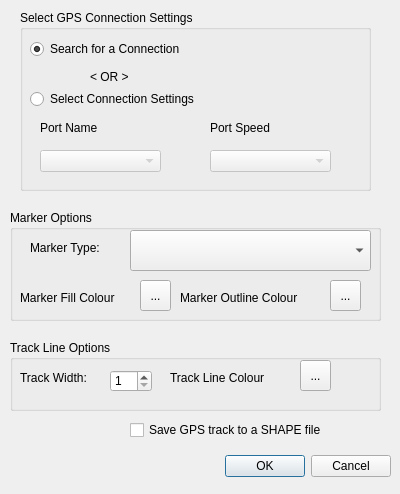
<ui version="4.0" >
 <class>Ui_gpsTrackerOptions</class>
 <widget class="QDialog" name="Ui_gpsTrackerOptions" >
  <property name="windowModality" >
   <enum>Qt::NonModal</enum>
  </property>
  <property name="geometry" >
   <rect>
    <x>0</x>
    <y>0</y>
    <width>400</width>
    <height>494</height>
   </rect>
  </property>
  <property name="windowTitle" >
   <string>Options For GPS Tracker</string>
  </property>
  <property name="windowIcon" >
   <iconset>
    <normaloff>../../../../.designer/backup/Satellite-22.png</normaloff>../../../../.designer/backup/Satellite-22.png</iconset>
  </property>
  <property name="styleSheet" >
   <string notr="true" >font: 11pt "Arial";</string>
  </property>
  <property name="modal" >
   <bool>true</bool>
  </property>
  <widget class="QGroupBox" name="groupMarker" >
   <property name="geometry" >
    <rect>
     <x>10</x>
     <y>210</y>
     <width>371</width>
     <height>111</height>
    </rect>
   </property>
   <property name="title" >
    <string>Marker Options</string>
   </property>
   <widget class="QLabel" name="label" >
    <property name="geometry" >
     <rect>
      <x>20</x>
      <y>30</y>
      <width>91</width>
      <height>16</height>
     </rect>
    </property>
    <property name="text" >
     <string>Marker Type:</string>
    </property>
   </widget>
   <widget class="QComboBox" name="cbxMarkerType" >
    <property name="geometry" >
     <rect>
      <x>120</x>
      <y>20</y>
      <width>241</width>
      <height>41</height>
     </rect>
    </property>
    <property name="toolTip" >
     <string>Select the type of marker to display the position</string>
    </property>
    <property name="statusTip" >
     <string>Select the type of marker to display the position</string>
    </property>
    <property name="maxCount" >
     <number>1</number>
    </property>
    <property name="minimumContentsLength" >
     <number>1</number>
    </property>
    <property name="modelColumn" >
     <number>0</number>
    </property>
   </widget>
   <widget class="QLabel" name="label_2" >
    <property name="geometry" >
     <rect>
      <x>10</x>
      <y>80</y>
      <width>121</width>
      <height>16</height>
     </rect>
    </property>
    <property name="text" >
     <string>Marker Fill Colour</string>
    </property>
   </widget>
   <widget class="QToolButton" name="btnMarkerFillColor" >
    <property name="geometry" >
     <rect>
      <x>130</x>
      <y>70</y>
      <width>31</width>
      <height>31</height>
     </rect>
    </property>
    <property name="palette" >
     <palette>
      <active>
       <colorrole role="Button" >
        <brush brushstyle="SolidPattern" >
         <color alpha="255" >
          <red>240</red>
          <green>240</green>
          <blue>240</blue>
         </color>
        </brush>
       </colorrole>
       <colorrole role="Base" >
        <brush brushstyle="SolidPattern" >
         <color alpha="255" >
          <red>255</red>
          <green>255</green>
          <blue>255</blue>
         </color>
        </brush>
       </colorrole>
       <colorrole role="Window" >
        <brush brushstyle="SolidPattern" >
         <color alpha="255" >
          <red>240</red>
          <green>240</green>
          <blue>240</blue>
         </color>
        </brush>
       </colorrole>
      </active>
      <inactive>
       <colorrole role="Button" >
        <brush brushstyle="SolidPattern" >
         <color alpha="255" >
          <red>240</red>
          <green>240</green>
          <blue>240</blue>
         </color>
        </brush>
       </colorrole>
       <colorrole role="Base" >
        <brush brushstyle="SolidPattern" >
         <color alpha="255" >
          <red>255</red>
          <green>255</green>
          <blue>255</blue>
         </color>
        </brush>
       </colorrole>
       <colorrole role="Window" >
        <brush brushstyle="SolidPattern" >
         <color alpha="255" >
          <red>240</red>
          <green>240</green>
          <blue>240</blue>
         </color>
        </brush>
       </colorrole>
      </inactive>
      <disabled>
       <colorrole role="Button" >
        <brush brushstyle="SolidPattern" >
         <color alpha="255" >
          <red>240</red>
          <green>240</green>
          <blue>240</blue>
         </color>
        </brush>
       </colorrole>
       <colorrole role="Base" >
        <brush brushstyle="SolidPattern" >
         <color alpha="255" >
          <red>240</red>
          <green>240</green>
          <blue>240</blue>
         </color>
        </brush>
       </colorrole>
       <colorrole role="Window" >
        <brush brushstyle="SolidPattern" >
         <color alpha="255" >
          <red>240</red>
          <green>240</green>
          <blue>240</blue>
         </color>
        </brush>
       </colorrole>
      </disabled>
     </palette>
    </property>
    <property name="text" >
     <string>...</string>
    </property>
    <property name="toolButtonStyle" >
     <enum>Qt::ToolButtonTextOnly</enum>
    </property>
   </widget>
   <widget class="QLabel" name="label_3" >
    <property name="geometry" >
     <rect>
      <x>170</x>
      <y>80</y>
      <width>151</width>
      <height>16</height>
     </rect>
    </property>
    <property name="text" >
     <string>Marker Outline Colour</string>
    </property>
   </widget>
   <widget class="QToolButton" name="btnMarkerOutlineColor" >
    <property name="geometry" >
     <rect>
      <x>320</x>
      <y>70</y>
      <width>31</width>
      <height>31</height>
     </rect>
    </property>
    <property name="text" >
     <string>...</string>
    </property>
   </widget>
  </widget>
  <widget class="QGroupBox" name="groupMarker_2" >
   <property name="geometry" >
    <rect>
     <x>10</x>
     <y>340</y>
     <width>371</width>
     <height>71</height>
    </rect>
   </property>
   <property name="title" >
    <string>Track Line Options</string>
   </property>
   <widget class="QLabel" name="label_4" >
    <property name="geometry" >
     <rect>
      <x>10</x>
      <y>30</y>
      <width>91</width>
      <height>16</height>
     </rect>
    </property>
    <property name="text" >
     <string>Track Width:</string>
    </property>
   </widget>
   <widget class="QLabel" name="label_5" >
    <property name="geometry" >
     <rect>
      <x>160</x>
      <y>30</y>
      <width>121</width>
      <height>16</height>
     </rect>
    </property>
    <property name="text" >
     <string>Track Line Colour</string>
    </property>
   </widget>
   <widget class="QToolButton" name="btnTrackLineColor" >
    <property name="geometry" >
     <rect>
      <x>290</x>
      <y>20</y>
      <width>31</width>
      <height>31</height>
     </rect>
    </property>
    <property name="text" >
     <string>...</string>
    </property>
   </widget>
   <widget class="QSpinBox" name="sbxTrackWidth" >
    <property name="geometry" >
     <rect>
      <x>100</x>
      <y>30</y>
      <width>42</width>
      <height>22</height>
     </rect>
    </property>
    <property name="minimum" >
     <number>1</number>
    </property>
    <property name="maximum" >
     <number>20</number>
    </property>
   </widget>
  </widget>
  <widget class="QDialogButtonBox" name="buttonBox" >
   <property name="geometry" >
    <rect>
     <x>50</x>
     <y>450</y>
     <width>341</width>
     <height>32</height>
    </rect>
   </property>
   <property name="orientation" >
    <enum>Qt::Horizontal</enum>
   </property>
   <property name="standardButtons" >
    <set>QDialogButtonBox::Cancel|QDialogButtonBox::Ok</set>
   </property>
  </widget>
  <widget class="QCheckBox" name="cbxSaveGPSTrack" >
   <property name="geometry" >
    <rect>
     <x>130</x>
     <y>420</y>
     <width>251</width>
     <height>20</height>
    </rect>
   </property>
   <property name="text" >
    <string>Save GPS track to a SHAPE file</string>
   </property>
  </widget>
  <widget class="QGroupBox" name="groupGPSSettings" >
   <property name="geometry" >
    <rect>
     <x>20</x>
     <y>10</y>
     <width>351</width>
     <height>181</height>
    </rect>
   </property>
   <property name="title" >
    <string>Select GPS Connection Settings</string>
   </property>
   <widget class="QRadioButton" name="rbtTryAll" >
    <property name="geometry" >
     <rect>
      <x>10</x>
      <y>30</y>
      <width>191</width>
      <height>18</height>
     </rect>
    </property>
    <property name="toolTip" >
     <string>Set this to try all ports and all speeds</string>
    </property>
    <property name="statusTip" >
     <string>Set this to try all ports and all speeds</string>
    </property>
    <property name="whatsThis" >
     <string>Forces the searching for the connection settings</string>
    </property>
    <property name="text" >
     <string>Search for a Connection</string>
    </property>
    <property name="checked" >
     <bool>true</bool>
    </property>
   </widget>
   <widget class="QRadioButton" name="rbtSetConnection" >
    <property name="geometry" >
     <rect>
      <x>10</x>
      <y>80</y>
      <width>211</width>
      <height>18</height>
     </rect>
    </property>
    <property name="toolTip" >
     <string>Select a serial port and port speed</string>
    </property>
    <property name="statusTip" >
     <string>Select a serial port and port speed</string>
    </property>
    <property name="text" >
     <string>Select Connection Settings</string>
    </property>
   </widget>
   <widget class="QLabel" name="label_6" >
    <property name="geometry" >
     <rect>
      <x>70</x>
      <y>60</y>
      <width>46</width>
      <height>14</height>
     </rect>
    </property>
    <property name="text" >
     <string>&lt; OR ></string>
    </property>
   </widget>
   <widget class="QLabel" name="label_7" >
    <property name="geometry" >
     <rect>
      <x>20</x>
      <y>110</y>
      <width>81</width>
      <height>16</height>
     </rect>
    </property>
    <property name="text" >
     <string>Port Name</string>
    </property>
   </widget>
   <widget class="QLabel" name="label_8" >
    <property name="geometry" >
     <rect>
      <x>190</x>
      <y>110</y>
      <width>81</width>
      <height>16</height>
     </rect>
    </property>
    <property name="text" >
     <string>Port Speed</string>
    </property>
   </widget>
   <widget class="QComboBox" name="cbxPortName" >
    <property name="enabled" >
     <bool>false</bool>
    </property>
    <property name="geometry" >
     <rect>
      <x>20</x>
      <y>140</y>
      <width>121</width>
      <height>22</height>
     </rect>
    </property>
    <property name="toolTip" >
     <string>Select the serial port to be connected</string>
    </property>
    <property name="statusTip" >
     <string>Select the serial port to be connected</string>
    </property>
    <property name="whatsThis" >
     <string>Name of serial port</string>
    </property>
   </widget>
   <widget class="QComboBox" name="cbxPortSpeed" >
    <property name="enabled" >
     <bool>false</bool>
    </property>
    <property name="geometry" >
     <rect>
      <x>190</x>
      <y>140</y>
      <width>121</width>
      <height>22</height>
     </rect>
    </property>
    <property name="toolTip" >
     <string>Select the baud rate of the serial port to be connected</string>
    </property>
    <property name="statusTip" >
     <string>Select the baud rate of the serial port to be connected</string>
    </property>
    <property name="whatsThis" >
     <string>Baud Rate of serial port</string>
    </property>
   </widget>
  </widget>
 </widget>
 <resources/>
 <connections>
  <connection>
   <sender>buttonBox</sender>
   <signal>accepted()</signal>
   <receiver>Ui_gpsTrackerOptions</receiver>
   <slot>accept()</slot>
   <hints>
    <hint type="sourcelabel" >
     <x>220</x>
     <y>465</y>
    </hint>
    <hint type="destinationlabel" >
     <x>199</x>
     <y>246</y>
    </hint>
   </hints>
  </connection>
  <connection>
   <sender>buttonBox</sender>
   <signal>rejected()</signal>
   <receiver>Ui_gpsTrackerOptions</receiver>
   <slot>close()</slot>
   <hints>
    <hint type="sourcelabel" >
     <x>220</x>
     <y>465</y>
    </hint>
    <hint type="destinationlabel" >
     <x>199</x>
     <y>246</y>
    </hint>
   </hints>
  </connection>
 </connections>
</ui>
